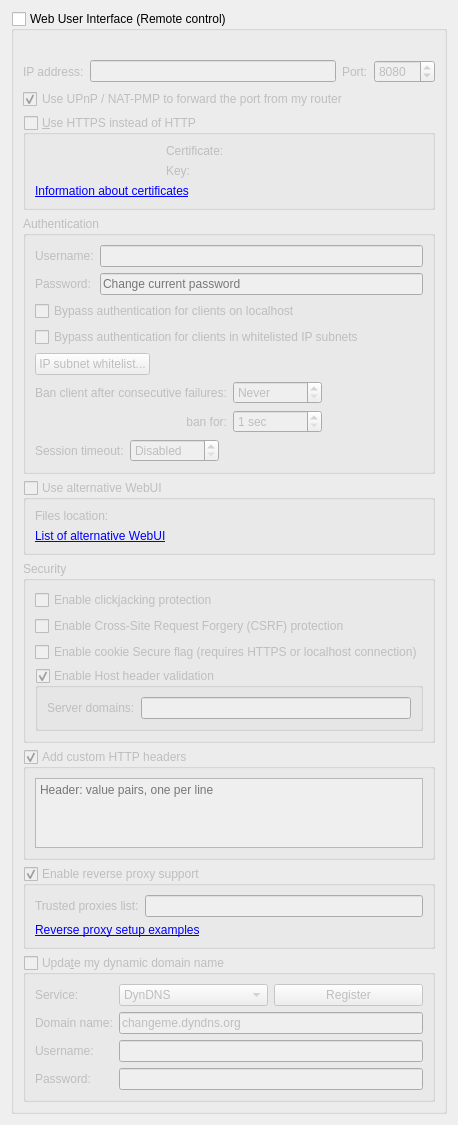
          <widget class="QWidget" name="scrollAreaWidgetContents_7">
           <property name="geometry">
            <rect>
             <x>0</x>
             <y>0</y>
             <width>382</width>
             <height>1045</height>
            </rect>
           </property>
           <layout class="QVBoxLayout" name="verticalLayout_23">
            <item>
             <widget class="QGroupBox" name="checkWebUI">
              <property name="title">
               <string>Web User Interface (Remote control)</string>
              </property>
              <property name="checkable">
               <bool>true</bool>
              </property>
              <property name="checked">
               <bool>false</bool>
              </property>
              <layout class="QVBoxLayout" name="verticalLayout_2">
               <item>
                <widget class="QLabel" name="labelWebUIError">
                 <property name="font">
                  <font>
                   <italic>true</italic>
                  </font>
                 </property>
                 <property name="text">
                  <string/>
                 </property>
                </widget>
               </item>
               <item>
                <layout class="QHBoxLayout" name="horizontalLayout_2">
                 <item>
                  <widget class="QLabel" name="lblWebUIAddress">
                   <property name="text">
                    <string>IP address:</string>
                   </property>
                  </widget>
                 </item>
                 <item>
                  <widget class="QLineEdit" name="textWebUIAddress">
                   <property name="toolTip">
                    <string>IP address that the Web UI will bind to.
Specify an IPv4 or IPv6 address. You can specify &quot;0.0.0.0&quot; for any IPv4 address,
&quot;::&quot; for any IPv6 address, or &quot;*&quot; for both IPv4 and IPv6.</string>
                   </property>
                  </widget>
                 </item>
                 <item>
                  <widget class="QLabel" name="lblWebUIPort">
                   <property name="text">
                    <string>Port:</string>
                   </property>
                  </widget>
                 </item>
                 <item>
                  <widget class="QSpinBox" name="spinWebUIPort">
                   <property name="minimum">
                    <number>1</number>
                   </property>
                   <property name="maximum">
                    <number>65535</number>
                   </property>
                   <property name="value">
                    <number>8080</number>
                   </property>
                  </widget>
                 </item>
                </layout>
               </item>
               <item>
                <widget class="QCheckBox" name="checkWebUIUPnP">
                 <property name="text">
                  <string>Use UPnP / NAT-PMP to forward the port from my router</string>
                 </property>
                 <property name="checked">
                  <bool>true</bool>
                 </property>
                </widget>
               </item>
               <item>
                <widget class="QGroupBox" name="checkWebUIHttps">
                 <property name="title">
                  <string>&amp;Use HTTPS instead of HTTP</string>
                 </property>
                 <property name="checkable">
                  <bool>true</bool>
                 </property>
                 <property name="checked">
                  <bool>false</bool>
                 </property>
                 <layout class="QGridLayout" name="gridLayout_11">
                  <item row="0" column="0">
                   <widget class="QLabel" name="lblSslCertStatus"/>
                  </item>
                  <item row="0" column="1">
                   <widget class="QLabel" name="lblWebUICrt">
                    <property name="text">
                     <string>Certificate:</string>
                    </property>
                   </widget>
                  </item>
                  <item row="0" column="2">
                   <widget class="FileSystemPathLineEdit" name="textWebUIHttpsCert" native="true"/>
                  </item>
                  <item row="1" column="0">
                   <widget class="QLabel" name="lblSslKeyStatus"/>
                  </item>
                  <item row="1" column="1">
                   <widget class="QLabel" name="lblWebUIKey">
                    <property name="text">
                     <string>Key:</string>
                    </property>
                   </widget>
                  </item>
                  <item row="1" column="2">
                   <widget class="FileSystemPathLineEdit" name="textWebUIHttpsKey" native="true"/>
                  </item>
                  <item row="2" column="0" colspan="3">
                   <widget class="QLabel" name="lblWebUICertInfo">
                    <property name="text">
                     <string>&lt;a href=https://httpd.apache.org/docs/current/ssl/ssl_faq.html#aboutcerts&gt;Information about certificates&lt;/a&gt;</string>
                    </property>
                    <property name="openExternalLinks">
                     <bool>true</bool>
                    </property>
                    <property name="textInteractionFlags">
                     <set>Qt::TextInteractionFlag::LinksAccessibleByKeyboard|Qt::TextInteractionFlag::LinksAccessibleByMouse</set>
                    </property>
                   </widget>
                  </item>
                 </layout>
                </widget>
               </item>
               <item>
                <widget class="QGroupBox" name="groupWebUIAuth">
                 <property name="title">
                  <string>Authentication</string>
                 </property>
                 <layout class="QVBoxLayout" name="verticalLayout_35">
                  <item>
                   <layout class="QGridLayout" name="gridLayout_8">
                    <item row="0" column="0">
                     <widget class="QLabel" name="lblWebUIUsername">
                      <property name="text">
                       <string>Username:</string>
                      </property>
                     </widget>
                    </item>
                    <item row="0" column="1">
                     <widget class="QLineEdit" name="textWebUIUsername"/>
                    </item>
                    <item row="1" column="0">
                     <widget class="QLabel" name="lblWebUIPassword">
                      <property name="text">
                       <string>Password:</string>
                      </property>
                     </widget>
                    </item>
                    <item row="1" column="1">
                     <widget class="QLineEdit" name="textWebUIPassword">
                      <property name="echoMode">
                       <enum>QLineEdit::EchoMode::Password</enum>
                      </property>
                      <property name="placeholderText">
                       <string>Change current password</string>
                      </property>
                     </widget>
                    </item>
                   </layout>
                  </item>
                  <item>
                   <widget class="QCheckBox" name="checkBypassLocalAuth">
                    <property name="text">
                     <string>Bypass authentication for clients on localhost</string>
                    </property>
                   </widget>
                  </item>
                  <item>
                   <widget class="QCheckBox" name="checkBypassAuthSubnetWhitelist">
                    <property name="text">
                     <string>Bypass authentication for clients in whitelisted IP subnets</string>
                    </property>
                   </widget>
                  </item>
                  <item>
                   <widget class="QPushButton" name="IPSubnetWhitelistButton">
                    <property name="sizePolicy">
                     <sizepolicy hsizetype="Fixed" vsizetype="Fixed">
                      <horstretch>0</horstretch>
                      <verstretch>0</verstretch>
                     </sizepolicy>
                    </property>
                    <property name="text">
                     <string>IP subnet whitelist...</string>
                    </property>
                   </widget>
                  </item>
                  <item>
                   <layout class="QGridLayout" name="gridLayout_10">
                    <item row="0" column="0">
                     <widget class="QLabel" name="lblBanCounter">
                      <property name="text">
                       <string>Ban client after consecutive failures:</string>
                      </property>
                     </widget>
                    </item>
                    <item row="0" column="1">
                     <widget class="QSpinBox" name="spinBanCounter">
                      <property name="specialValueText">
                       <string>Never</string>
                      </property>
                      <property name="maximum">
                       <number>2147483647</number>
                      </property>
                     </widget>
                    </item>
                    <item row="0" column="2">
                     <spacer name="horizontalSpacer_15">
                      <property name="orientation">
                       <enum>Qt::Orientation::Horizontal</enum>
                      </property>
                      <property name="sizeHint" stdset="0">
                       <size>
                        <width>40</width>
                        <height>20</height>
                       </size>
                      </property>
                     </spacer>
                    </item>
                    <item row="1" column="0">
                     <widget class="QLabel" name="lblBanDuration">
                      <property name="text">
                       <string>ban for:</string>
                      </property>
                      <property name="alignment">
                       <set>Qt::AlignmentFlag::AlignRight|Qt::AlignmentFlag::AlignTrailing|Qt::AlignmentFlag::AlignVCenter</set>
                      </property>
                     </widget>
                    </item>
                    <item row="1" column="1">
                     <widget class="QSpinBox" name="spinBanDuration">
                      <property name="suffix">
                       <string> sec</string>
                      </property>
                      <property name="minimum">
                       <number>1</number>
                      </property>
                      <property name="maximum">
                       <number>2147483647</number>
                      </property>
                     </widget>
                    </item>
                   </layout>
                  </item>
                  <item>
                   <layout class="QHBoxLayout" name="horizontalLayout_13">
                    <item>
                     <widget class="QLabel" name="lblSessionTimeout">
                      <property name="text">
                       <string>Session timeout:</string>
                      </property>
                     </widget>
                    </item>
                    <item>
                     <widget class="QSpinBox" name="spinSessionTimeout">
                      <property name="specialValueText">
                       <string>Disabled</string>
                      </property>
                      <property name="suffix">
                       <string> sec</string>
                      </property>
                      <property name="maximum">
                       <number>2147483647</number>
                      </property>
                     </widget>
                    </item>
                    <item>
                     <spacer name="horizontalSpacer_11">
                      <property name="orientation">
                       <enum>Qt::Orientation::Horizontal</enum>
                      </property>
                      <property name="sizeHint" stdset="0">
                       <size>
                        <width>40</width>
                        <height>20</height>
                       </size>
                      </property>
                     </spacer>
                    </item>
                   </layout>
                  </item>
                 </layout>
                </widget>
               </item>
               <item>
                <widget class="QGroupBox" name="groupAltWebUI">
                 <property name="title">
                  <string>Use alternative WebUI</string>
                 </property>
                 <property name="checkable">
                  <bool>true</bool>
                 </property>
                 <property name="checked">
                  <bool>false</bool>
                 </property>
                 <layout class="QVBoxLayout" name="verticalLayout_41">
                  <item>
                   <layout class="QHBoxLayout" name="horizontalLayout_5">
                    <item>
                     <widget class="QLabel" name="labelWebUIRootFolder">
                      <property name="text">
                       <string>Files location:</string>
                      </property>
                     </widget>
                    </item>
                    <item>
                     <widget class="FileSystemPathLineEdit" name="textWebUIRootFolder" native="true"/>
                    </item>
                   </layout>
                  </item>
                  <item>
                   <widget class="QLabel" name="lblAltWebUIList">
                    <property name="text">
                     <string>&lt;a href=&quot;https://github.com/qbittorrent/qBittorrent/wiki/List-of-known-alternate-WebUIs&quot;&gt;List of alternative WebUI&lt;/a&gt;</string>
                    </property>
                    <property name="openExternalLinks">
                     <bool>true</bool>
                    </property>
                    <property name="textInteractionFlags">
                     <set>Qt::TextInteractionFlag::LinksAccessibleByKeyboard|Qt::TextInteractionFlag::LinksAccessibleByMouse</set>
                    </property>
                   </widget>
                  </item>
                 </layout>
                </widget>
               </item>
               <item>
                <widget class="QGroupBox" name="groupBox_3">
                 <property name="title">
                  <string>Security</string>
                 </property>
                 <layout class="QVBoxLayout" name="verticalLayout_33">
                  <item>
                   <widget class="QCheckBox" name="checkClickjacking">
                    <property name="text">
                     <string>Enable clickjacking protection</string>
                    </property>
                   </widget>
                  </item>
                  <item>
                   <widget class="QCheckBox" name="checkCSRFProtection">
                    <property name="text">
                     <string>Enable Cross-Site Request Forgery (CSRF) protection</string>
                    </property>
                   </widget>
                  </item>
                  <item>
                   <widget class="QCheckBox" name="checkSecureCookie">
                    <property name="text">
                     <string>Enable cookie Secure flag (requires HTTPS or localhost connection)</string>
                    </property>
                   </widget>
                  </item>
                  <item>
                   <widget class="QGroupBox" name="groupHostHeaderValidation">
                    <property name="title">
                     <string>Enable Host header validation</string>
                    </property>
                    <property name="checkable">
                     <bool>true</bool>
                    </property>
                    <layout class="QVBoxLayout" name="verticalLayout_32">
                     <item>
                      <layout class="QHBoxLayout" name="horizontalLayout_10">
                       <item>
                        <widget class="QLabel" name="labelServerDomains">
                         <property name="text">
                          <string>Server domains:</string>
                         </property>
                        </widget>
                       </item>
                       <item>
                        <widget class="QLineEdit" name="textServerDomains">
                         <property name="toolTip">
                          <string>Whitelist for filtering HTTP Host header values.
In order to defend against DNS rebinding attack,
you should put in domain names used by WebUI server.

Use ';' to split multiple entries. Can use wildcard '*'.</string>
                         </property>
                        </widget>
                       </item>
                      </layout>
                     </item>
                    </layout>
                   </widget>
                  </item>
                 </layout>
                </widget>
               </item>
               <item>
                <widget class="QGroupBox" name="groupWebUIAddCustomHTTPHeaders">
                 <property name="title">
                  <string>Add custom HTTP headers</string>
                 </property>
                 <property name="checkable">
                  <bool>true</bool>
                 </property>
                 <layout class="QVBoxLayout" name="verticalLayout_8">
                  <item>
                   <widget class="QPlainTextEdit" name="textWebUICustomHTTPHeaders">
                    <property name="tabChangesFocus">
                     <bool>true</bool>
                    </property>
                    <property name="lineWrapMode">
                     <enum>QPlainTextEdit::LineWrapMode::NoWrap</enum>
                    </property>
                    <property name="placeholderText">
                     <string>Header: value pairs, one per line</string>
                    </property>
                   </widget>
                  </item>
                 </layout>
                </widget>
               </item>
               <item>
                <widget class="QGroupBox" name="groupEnableReverseProxySupport">
                 <property name="title">
                  <string>Enable reverse proxy support</string>
                 </property>
                 <property name="checkable">
                  <bool>true</bool>
                 </property>
                 <layout class="QVBoxLayout" name="verticalLayout_331">
                  <item>
                   <layout class="QHBoxLayout" name="horizontalLayout_131">
                    <item>
                     <widget class="QLabel" name="lblReverseProxiesList">
                      <property name="text">
                       <string>Trusted proxies list:</string>
                      </property>
                     </widget>
                    </item>
                    <item>
                     <widget class="QLineEdit" name="textTrustedReverseProxiesList">
                      <property name="toolTip">
                       <string>Specify reverse proxy IPs (or subnets, e.g. 0.0.0.0/24) in order to use forwarded client address (X-Forwarded-For header). Use ';' to split multiple entries.</string>
                      </property>
                     </widget>
                    </item>
                   </layout>
                  </item>
                  <item>
                   <widget class="QLabel" name="labelReverseProxyLink">
                    <property name="text">
                     <string>&lt;a href=https://github.com/qbittorrent/qBittorrent/wiki#reverse-proxy-setup-for-webui-access&gt;Reverse proxy setup examples&lt;/a&gt;</string>
                    </property>
                    <property name="openExternalLinks">
                     <bool>true</bool>
                    </property>
                    <property name="textInteractionFlags">
                     <set>Qt::TextInteractionFlag::LinksAccessibleByKeyboard|Qt::TextInteractionFlag::LinksAccessibleByMouse</set>
                    </property>
                   </widget>
                  </item>
                 </layout>
                </widget>
               </item>
               <item>
                <widget class="QGroupBox" name="checkDynDNS">
                 <property name="title">
                  <string>Upda&amp;te my dynamic domain name</string>
                 </property>
                 <property name="checkable">
                  <bool>true</bool>
                 </property>
                 <property name="checked">
                  <bool>false</bool>
                 </property>
                 <layout class="QFormLayout" name="formLayout_5">
                  <item row="0" column="0">
                   <widget class="QLabel" name="label_19">
                    <property name="text">
                     <string>Service:</string>
                    </property>
                   </widget>
                  </item>
                  <item row="0" column="1">
                   <layout class="QHBoxLayout" name="horizontalLayout_3">
                    <item>
                     <widget class="QComboBox" name="comboDNSService">
                      <item>
                       <property name="text">
                        <string notr="true">DynDNS</string>
                       </property>
                      </item>
                      <item>
                       <property name="text">
                        <string notr="true">No-IP</string>
                       </property>
                      </item>
                     </widget>
                    </item>
                    <item>
                     <widget class="QPushButton" name="registerDNSBtn">
                      <property name="text">
                       <string>Register</string>
                      </property>
                     </widget>
                    </item>
                   </layout>
                  </item>
                  <item row="1" column="0">
                   <widget class="QLabel" name="label_20">
                    <property name="text">
                     <string>Domain name:</string>
                    </property>
                   </widget>
                  </item>
                  <item row="1" column="1">
                   <widget class="QLineEdit" name="domainNameTxt">
                    <property name="text">
                     <string notr="true">changeme.dyndns.org</string>
                    </property>
                   </widget>
                  </item>
                  <item row="2" column="0">
                   <widget class="QLabel" name="label_21">
                    <property name="text">
                     <string>Username:</string>
                    </property>
                   </widget>
                  </item>
                  <item row="2" column="1">
                   <widget class="QLineEdit" name="DNSUsernameTxt"/>
                  </item>
                  <item row="3" column="0">
                   <widget class="QLabel" name="label_22">
                    <property name="text">
                     <string>Password:</string>
                    </property>
                   </widget>
                  </item>
                  <item row="3" column="1">
                   <widget class="QLineEdit" name="DNSPasswordTxt">
                    <property name="echoMode">
                     <enum>QLineEdit::EchoMode::Password</enum>
                    </property>
                   </widget>
                  </item>
                 </layout>
                </widget>
               </item>
              </layout>
             </widget>
            </item>
            <item>
             <spacer name="verticalSpacer">
              <property name="orientation">
               <enum>Qt::Orientation::Vertical</enum>
              </property>
              <property name="sizeHint" stdset="0">
               <size>
                <width>20</width>
                <height>40</height>
               </size>
              </property>
             </spacer>
            </item>
           </layout>
          </widget>
